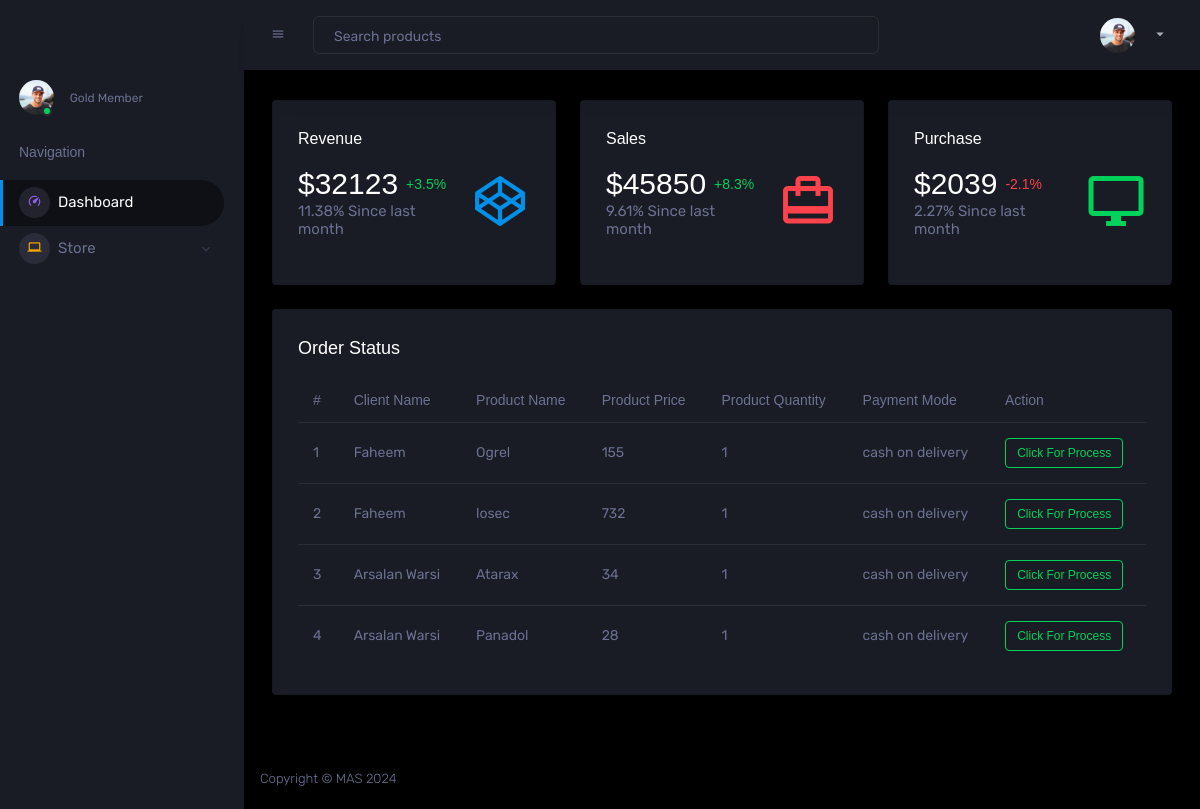
The app's page /AdminPanel/index.php, older data.
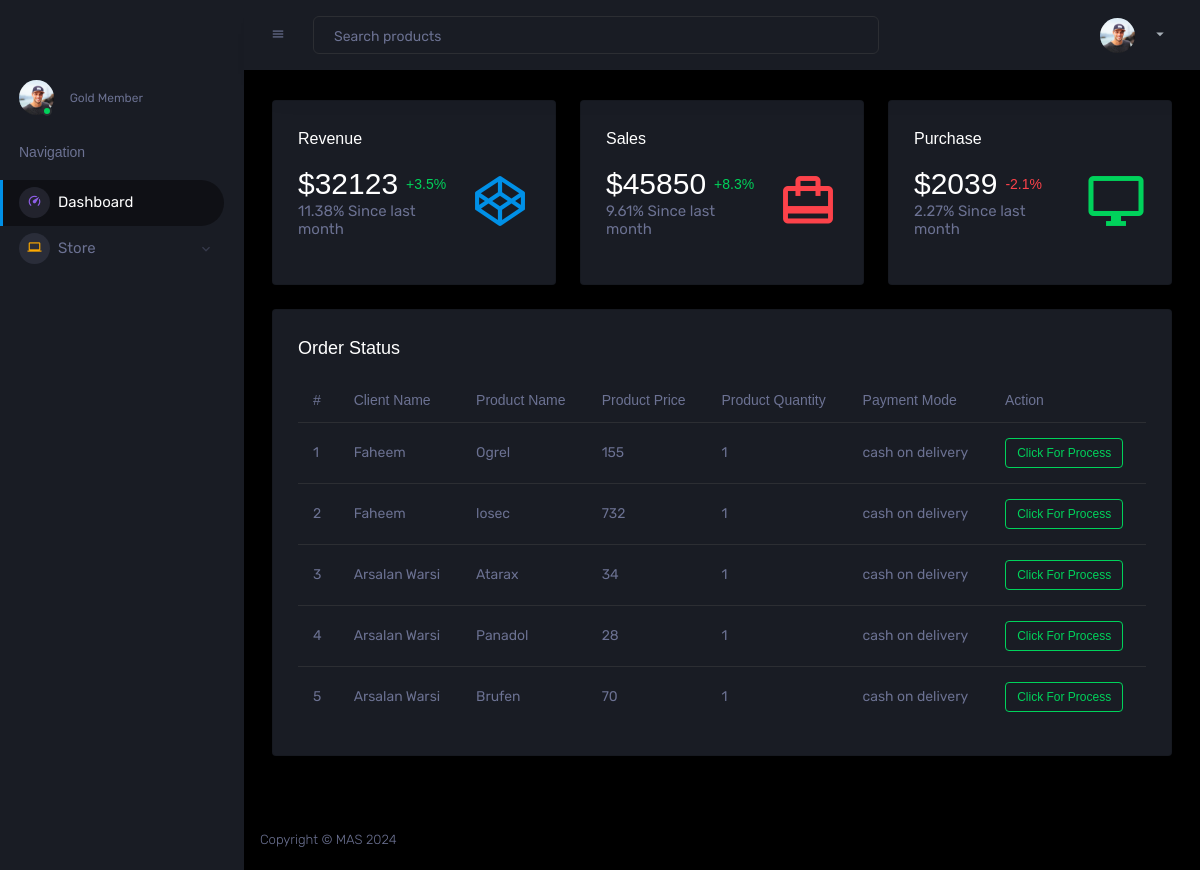
The same page, newer data.
### tables this page shows
CREATE TABLE `orders` (
  `id` int(11) NOT NULL,
  `u_id` int(11) NOT NULL,
  `u_name` varchar(255) NOT NULL,
  `u_country` varchar(255) NOT NULL,
  `u_address` varchar(255) NOT NULL,
  `u_phone` varchar(255) NOT NULL,
  `delivery_status` varchar(255) NOT NULL,
  `p_id` int(11) NOT NULL,
  `p_name` varchar(255) NOT NULL,
  `generic_name` varchar(255) NOT NULL,
  `p_quantity` int(11) NOT NULL,
  `p_price` int(11) NOT NULL,
  `date` timestamp NOT NULL DEFAULT current_timestamp() ON UPDATE current_timestamp(),
  `order_status` varchar(255) NOT NULL DEFAULT 'Pending',
  `p_prescription` varchar(255) NOT NULL
);

### AdminPanel/index.php (the view, shortened to what this page needs)
<!DOCTYPE html>
<html lang="en">
  <head>
    <link rel="stylesheet" href="assets/vendors/mdi/css/materialdesignicons.min.css">
    <link rel="stylesheet" href="assets/vendors/css/vendor.bundle.base.css">
    <link rel="stylesheet" href="assets/vendors/jvectormap/jquery-jvectormap.css">
    <link rel="stylesheet" href="assets/vendors/flag-icon-css/css/flag-icon.min.css">
    <link rel="stylesheet" href="assets/vendors/owl-carousel-2/owl.carousel.min.css">
    <link rel="stylesheet" href="assets/vendors/owl-carousel-2/owl.theme.default.min.css">
    <link rel="stylesheet" href="assets/css/style.css">
  </head>
  <body>
    <div class="container-scroller">
      <?php
      include 'sidebar.php';
  ?>
      <div class="container-fluid page-body-wrapper">
        <?php
          include 'header.php';
        ?>
        <div class="main-panel">
          <div class="content-wrapper">
            <div class="row">
              <div class="col-sm-4 grid-margin">
                <div class="card">
                  <div class="card-body">
                    <h5>Revenue</h5>
                    <div class="row">
                      <div class="col-8 col-sm-12 col-xl-8 my-auto">
                        <div class="d-flex d-sm-block d-md-flex align-items-center">
                          <h2 class="mb-0">$32123</h2>
                          <p class="text-success ml-2 mb-0 font-weight-medium">+3.5%</p>
                        </div>
                        <h6 class="text-muted font-weight-normal">11.38% Since last month</h6>
                      </div>
                      <div class="col-4 col-sm-12 col-xl-4 text-center text-xl-right">
                        <i class="icon-lg mdi mdi-codepen text-primary ml-auto"></i>
                      </div>
                    </div>
                  </div>
                </div>
              </div>
              <div class="col-sm-4 grid-margin">
                <div class="card">
                  <div class="card-body">
                    <h5>Sales</h5>
                    <div class="row">
                      <div class="col-8 col-sm-12 col-xl-8 my-auto">
                        <div class="d-flex d-sm-block d-md-flex align-items-center">
                          <h2 class="mb-0">$45850</h2>
                          <p class="text-success ml-2 mb-0 font-weight-medium">+8.3%</p>
                        </div>
                        <h6 class="text-muted font-weight-normal"> 9.61% Since last month</h6>
                      </div>
                      <div class="col-4 col-sm-12 col-xl-4 text-center text-xl-right">
                        <i class="icon-lg mdi mdi-wallet-travel text-danger ml-auto"></i>
                      </div>
                    </div>
                  </div>
                </div>
              </div>
              <div class="col-sm-4 grid-margin">
                <div class="card">
                  <div class="card-body">
                    <h5>Purchase</h5>
                    <div class="row">
                      <div class="col-8 col-sm-12 col-xl-8 my-auto">
                        <div class="d-flex d-sm-block d-md-flex align-items-center">
                          <h2 class="mb-0">$2039</h2>
                          <p class="text-danger ml-2 mb-0 font-weight-medium">-2.1% </p>
                        </div>
                        <h6 class="text-muted font-weight-normal">2.27% Since last month</h6>
                      </div>
                      <div class="col-4 col-sm-12 col-xl-4 text-center text-xl-right">
                        <i class="icon-lg mdi mdi-monitor text-success ml-auto"></i>
                      </div>
                    </div>
                  </div>
                </div>
              </div>
            </div>
            <div class="row ">
              <div class="col-12 grid-margin">
                <div class="card">
                  <div class="card-body">
                    <h4 class="card-title">Order Status</h4>
                    <div class="table-responsive">
                      <table class="table">
                        <thead>
                          <tr>
                            <th> # </th>
                            <th> Client Name </th>
                            <th> Product Name </th>
                            <th> Product Price </th>
                            <th> Product Quantity</th>
                            <th> Payment Mode </th>
                            <th> Action </th>
                          </tr>
                        </thead>
                        <tbody>
                          <?php
                            include "../config.php";
                            $fetchAllOrders = mysqli_query($db,"SELECT * FROM orders");
                            $sno = 1;
                            foreach($fetchAllOrders as $data){
                              ?>
                          <tr>
                            <td>
                               <?php  echo $sno; $sno++; ?>
                            </td>
                            <td> <?php echo $data['u_name'] ?> </td>
                            <td> <?php echo $data['p_name'] ?></td>
                            <td> <?php echo $data['p_price'] ?></td>
                            <td> <?php echo $data['p_quantity'] ?></td>
                            <td> <?php echo $data['delivery_status'] ?> </td>
                            <td>
                            <a style="cursor:pointer;">
                              <div class="badge badge-outline-success">
                                Click For Process
                              </div>
                              </a>
                            </td>
                          </tr>
                              <?php
                            }
                          ?>
                        </tbody>
                      </table>
                    </div>
                  </div>
                </div>
              </div>
            </div>
          </div>
              <?php
              include "footer.php";
              ?>
  </body>
</html>

### AdminPanel/sidebar.php (shortened to what this page needs)
<nav class="sidebar sidebar-offcanvas" id="sidebar">
        <div class="sidebar-brand-wrapper d-none d-lg-flex align-items-center justify-content-center fixed-top">
        </div>
        <ul class="nav">
          <li class="nav-item profile">
            <div class="profile-desc">
              <div class="profile-pic">
                <div class="count-indicator">
                  <img class="img-xs rounded-circle " src="assets/images/faces/face5.jpg" alt="">
                  <span class="count bg-success"></span>
                </div>
                <div class="profile-name">
                  <span>Gold Member</span>
                </div>
              </div>
            </div>
          </li>
          <li class="nav-item nav-category">
            <span class="nav-link">Navigation</span>
          </li>
          <li class="nav-item menu-items">
            <a class="nav-link" href="index.php">
              <span class="menu-icon">
                <i class="mdi mdi-speedometer"></i>
              </span>
              <span class="menu-title">Dashboard</span>
            </a>
          </li>
          <li class="nav-item menu-items">
            <a class="nav-link" data-toggle="collapse" href="#ui-basic" aria-expanded="false" aria-controls="ui-basic">
              <span class="menu-icon">
                <i class="mdi mdi-laptop"></i>
              </span>
              <span class="menu-title">Store</span>
              <i class="menu-arrow"></i>
            </a>
          </li>
        </ul>
      </nav>

### AdminPanel/header.php (shortened to what this page needs)
<nav class="navbar p-0 fixed-top d-flex flex-row">
          <div class="navbar-menu-wrapper flex-grow d-flex align-items-stretch">
            <button class="navbar-toggler navbar-toggler align-self-center" type="button" data-toggle="minimize">
              <span class="mdi mdi-menu"></span>
            </button>
            <ul class="navbar-nav w-100">
              <li class="nav-item w-100">
                <form class="nav-link mt-2 mt-md-0 d-none d-lg-flex search">
                  <input type="text" class="form-control" placeholder="Search products">
                </form>
              </li>
            </ul>
            <ul class="navbar-nav navbar-nav-right">
              <li class="nav-item dropdown d-none d-lg-block">
                <div class="dropdown-menu dropdown-menu-right navbar-dropdown preview-list" aria-labelledby="createbuttonDropdown">
              <li class="nav-item dropdown">
                <a class="nav-link" id="profileDropdown" href="#" data-toggle="dropdown">
                  <div class="navbar-profile">
                    <img class="img-xs rounded-circle" src="assets/images/faces/face5.jpg" alt="">
                    <i class="mdi mdi-menu-down d-none d-sm-block"></i>
                  </div>
                </a>
              </li>
            </ul>
          </div>
        </nav>

### AdminPanel/footer.php (shortened to what this page needs)
<footer class="footer">
            <div class="d-sm-flex justify-content-center justify-content-sm-between">
              <span class="text-muted d-block text-center text-sm-left d-sm-inline-block">Copyright © MAS 2024</span>
            </div>
          </footer>
        </div>
      </div>
    </div>

Row changes from the older to the newer data that the page shows:
added orders: u_name "Arsalan Warsi", p_name "Brufen", p_price "70", p_quantity "1", delivery_status "cash on delivery"
